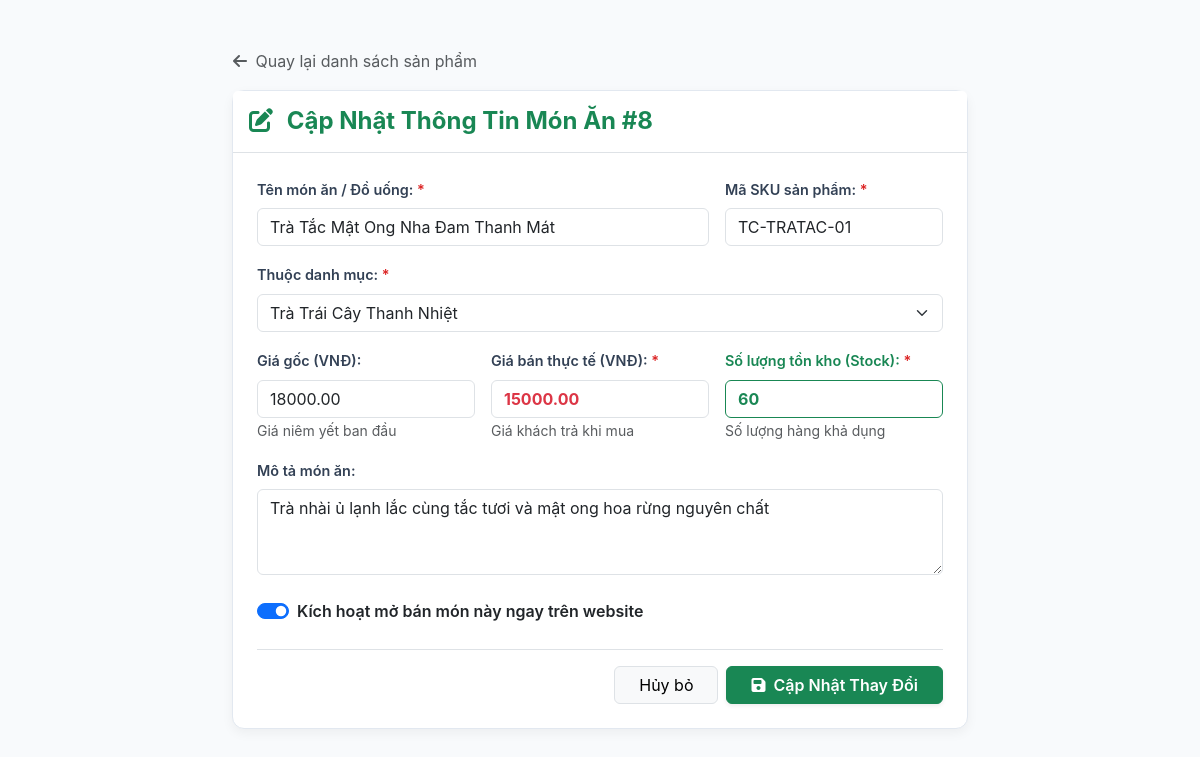
The page /index.php?action=edit&id=8 on the database its author committed.
### tables this page shows
CREATE TABLE `products` (
    `id` INT AUTO_INCREMENT PRIMARY KEY,
    `category_id` INT NOT NULL COMMENT 'Thuộc danh mục',
    `product_code` VARCHAR(50) NOT NULL UNIQUE COMMENT 'Mã SKU quản lý',
    `name` VARCHAR(200) NOT NULL COMMENT 'Tên món ăn / đồ uống',
    `slug` VARCHAR(250) NOT NULL UNIQUE COMMENT 'Đường dẫn SEO',
    `description` TEXT NULL COMMENT 'Mô tả chi tiết',
    `original_price` DECIMAL(12,2) NOT NULL DEFAULT 0.00 COMMENT 'Giá gốc',
    `sale_price` DECIMAL(12,2) NOT NULL DEFAULT 0.00 COMMENT 'Giá bán khuyến mãi',
    `stock_quantity` INT NOT NULL DEFAULT 0 COMMENT 'Số lượng tồn kho khả dụng',
    `image_url` VARCHAR(255) NULL COMMENT 'Đường dẫn ảnh món',
    `is_published` TINYINT(1) NOT NULL DEFAULT 1 COMMENT '1: Mở bán, 0: Tạm khóa bán',
    `created_at` DATETIME NOT NULL DEFAULT CURRENT_TIMESTAMP,
    `updated_at` DATETIME NOT NULL DEFAULT CURRENT_TIMESTAMP ON UPDATE CURRENT_TIMESTAMP,
    CONSTRAINT `fk_products_categories` FOREIGN KEY (`category_id`) REFERENCES `categories` (`id`) ON DELETE RESTRICT ON UPDATE CASCADE,
    CONSTRAINT `chk_stock_positive` CHECK (`stock_quantity` >= 0),
    CONSTRAINT `chk_price_positive` CHECK (`sale_price` >= 0)
);

CREATE TABLE `categories` (
    `id` INT AUTO_INCREMENT PRIMARY KEY,
    `name` VARCHAR(120) NOT NULL COMMENT 'Tên danh mục món',
    `slug` VARCHAR(150) NOT NULL UNIQUE COMMENT 'Đường dẫn tĩnh phục vụ SEO',
    `description` TEXT NULL COMMENT 'Mô tả danh mục',
    `is_active` TINYINT(1) NOT NULL DEFAULT 1 COMMENT 'Trạng thái hiển thị',
    `display_order` INT NOT NULL DEFAULT 0 COMMENT 'Thứ tự ưu tiên hiển thị',
    `created_at` DATETIME NOT NULL DEFAULT CURRENT_TIMESTAMP
);

### index.php (called while the page is built)
<?php
require_once __DIR__ . '/controllers/ProductController.php';

### models/Product.php (called while the page is built, shortened)
<?php
function findProductById(int $id): ?array
{
    $pdo = getPDO();
    $stmt = $pdo->prepare('SELECT p.*, c.name AS category_name FROM `products` p LEFT JOIN `categories` c ON p.category_id = c.id WHERE p.id = :id LIMIT 1');
    $stmt->execute(['id' => $id]);
    $prod = $stmt->fetch();
    return $prod ?: null;
}
function findAllCategories(): array
{
    $pdo = getPDO();
    $stmt = $pdo->query('SELECT id, name FROM `categories` WHERE is_active = 1 ORDER BY display_order ASC, name ASC');
    return $stmt->fetchAll();
}

### views/product_form.php (the view, shortened to what this page needs)
<!DOCTYPE html>
<html lang="vi">
<head>
    <link rel="stylesheet" href="https://cdn.jsdelivr.net/npm/bootstrap@5.3.0/dist/css/bootstrap.min.css">
    <link rel="stylesheet" href="https://cdnjs.cloudflare.com/ajax/libs/font-awesome/6.4.0/css/all.min.css">
</head>
<body>
<div class="container my-5">
    <div class="row justify-content-center">
        <div class="col-lg-8">
            <a href="index.php" class="btn btn-link text-decoration-none text-muted mb-3 p-0">
                <i class="fa-solid fa-arrow-left me-1"></i> Quay lại danh sách sản phẩm
            </a>
            <div class="card">
                <div class="card-header bg-white py-3 border-bottom">
                    <h4 class="fw-bold mb-0 text-success">
                        <i class="fa-solid <?= $action === 'create' ? 'fa-circle-plus' : 'fa-pen-to-square' ?> me-2"></i>
                        <?= $action === 'create' ? 'Thêm Món Ăn Mới Vào Thực Đơn' : 'Cập Nhật Thông Tin Món Ăn #' . $data['id'] ?>
                    </h4>
                </div>
                <div class="card-body p-4">
                    <form action="index.php?action=<?= $action ?><?= $action === 'edit' ? '&id=' . $data['id'] : '' ?>" method="POST">
                        <div class="row g-3">
                            <div class="col-md-8">
                                <label class="form-label required">Tên món ăn / Đồ uống:</label>
                                <input type="text" name="name" class="form-control" placeholder="VD: Trà Sữa Thái Xanh Trân Châu" value="<?= htmlspecialchars($data['name'] ?? '') ?>" required>
                            </div>
                            <div class="col-md-4">
                                <label class="form-label required">Mã SKU sản phẩm:</label>
                                <input type="text" name="product_code" class="form-control text-uppercase" placeholder="VD: TS-THAI-01" value="<?= htmlspecialchars($data['product_code'] ?? '') ?>" required>
                            </div>
                            <div class="col-md-12">
                                <label class="form-label required">Thuộc danh mục:</label>
                                <select name="category_id" class="form-select" required>
                                    <?php foreach ($categories as $cat): ?>
                                        <option value="<?= $cat['id'] ?>" <?= ((int)($data['category_id'] ?? 0) === (int)$cat['id']) ? 'selected' : '' ?>>
                                            <?= htmlspecialchars($cat['name']) ?>
                                        </option>
                                    <?php endforeach; ?>
                                </select>
                            </div>
                            <div class="col-md-4">
                                <label class="form-label">Giá gốc (VNĐ):</label>
                                <input type="number" step="1000" min="0" name="original_price" class="form-control" placeholder="0" value="<?= htmlspecialchars((string)($data['original_price'] ?? '')) ?>">
                                <small class="text-muted">Giá niêm yết ban đầu</small>
                            </div>
                            <div class="col-md-4">
                                <label class="form-label required">Giá bán thực tế (VNĐ):</label>
                                <input type="number" step="1000" min="0" name="sale_price" class="form-control fw-bold text-danger" placeholder="0" value="<?= htmlspecialchars((string)($data['sale_price'] ?? '')) ?>" required>
                                <small class="text-muted">Giá khách trả khi mua</small>
                            </div>
                            <div class="col-md-4">
                                <label class="form-label required text-success">Số lượng tồn kho (Stock):</label>
                                <input type="number" min="0" name="stock_quantity" class="form-control fw-bold border-success text-success" placeholder="50" value="<?= htmlspecialchars((string)($data['stock_quantity'] ?? '')) ?>" required>
                                <small class="text-muted">Số lượng hàng khả dụng</small>
                            </div>
                            <div class="col-md-12">
                                <label class="form-label">Mô tả món ăn:</label>
                                <textarea name="description" rows="3" class="form-control" placeholder="Thành phần nguyên liệu, hương vị đặc sắc..."><?= htmlspecialchars($data['description'] ?? '') ?></textarea>
                            </div>
                            <div class="col-md-12">
                                <div class="form-check form-switch mt-2">
                                    <input class="form-check-input" type="checkbox" role="switch" id="switchPublish" name="is_published" value="1" <?= (int)($data['is_published'] ?? 1) === 1 ? 'checked' : '' ?>>
                                    <label class="form-check-label fw-semibold" for="switchPublish">Kích hoạt mở bán món này ngay trên website</label>
                                </div>
                            </div>
                        </div>
                        <div class="d-flex justify-content-end gap-2 mt-4 pt-3 border-top">
                            <a href="index.php" class="btn btn-light border px-4">Hủy bỏ</a>
                            <button type="submit" class="btn btn-success fw-semibold px-4 shadow-sm">
                                <i class="fa-solid fa-floppy-disk me-1"></i> <?= $action === 'create' ? 'Lưu Món Mới' : 'Cập Nhật Thay Đổi' ?>
                            </button>
                        </div>
                    </form>
                </div>
            </div>
        </div>
    </div>
</div>
</body>
</html>

### views/product_form.php (style rules this page uses)
body { background-color: #f8fafc; font-family: -apple-system, BlinkMacSystemFont, "Segoe UI", Roboto, sans-serif; color: #1e293b; }
.card { border-radius: 12px; border: 1px solid #e2e8f0; box-shadow: 0 4px 12px rgba(0,0,0,0.05); }
.form-label { font-weight: 600; font-size: 0.9rem; color: #334155; }
.required::after { content: " *"; color: #dc2626; }

### rows shown on the page
products: id "8", name "Trà Tắc Mật Ong Nha Đam Thanh Mát", product_code "TC-TRATAC-01", category_id "Trà Trái Cây Thanh Nhiệt", original_price "18000.00", sale_price "15000.00", stock_quantity "60", description "Trà nhài ủ lạnh lắc cùng tắc tươi và mật ong hoa rừng nguyên chất", is_published "☑"
